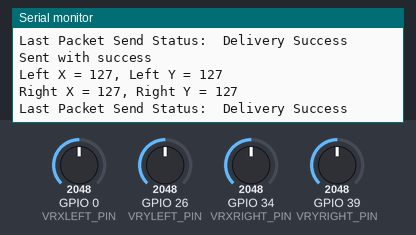
This sketch was run on a simulated ESP32. On the bench: the last lines printed to the serial monitor. Inputs (shaded band) come from the test bench; at power-on: GPIO 0 (VRXLEFT_PIN) = 2048, GPIO 26 (VRYLEFT_PIN) = 2048, GPIO 34 (VRXRIGHT_PIN) = 2048, GPIO 39 (VRYRIGHT_PIN) = 2048.

Above: at 2.8 s.
2.9 s: GPIO 0 (VRXLEFT_PIN) set to 2866
At 5.2 s:
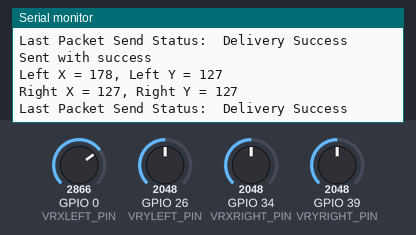
5.6 s: GPIO 26 (VRYLEFT_PIN) set to 2866
At 6.9 s:
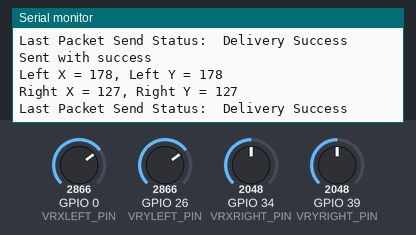
8.3 s: GPIO 34 (VRXRIGHT_PIN) set to 2866
At 10.8 s:
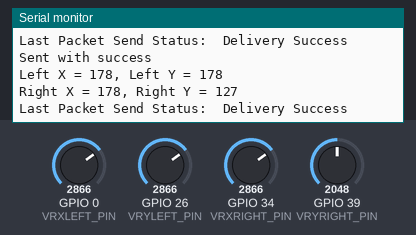
11.0 s: GPIO 39 (VRYRIGHT_PIN) set to 2866
At 12.9 s:
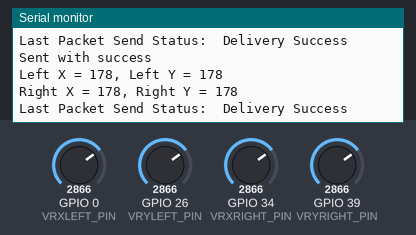
13.7 s: GPIO 0 (VRXLEFT_PIN) set to 3972
At 14.5 s:
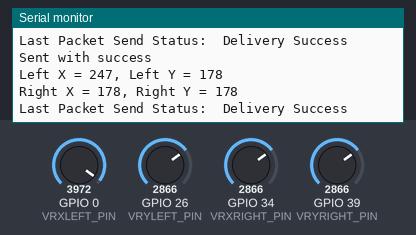
16.4 s: GPIO 26 (VRYLEFT_PIN) set to 3972
At 18.9 s:
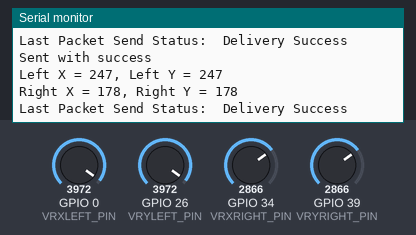
Timing chart, 0 to 20.1 s (numbered marks = the images above; inputs shaded):
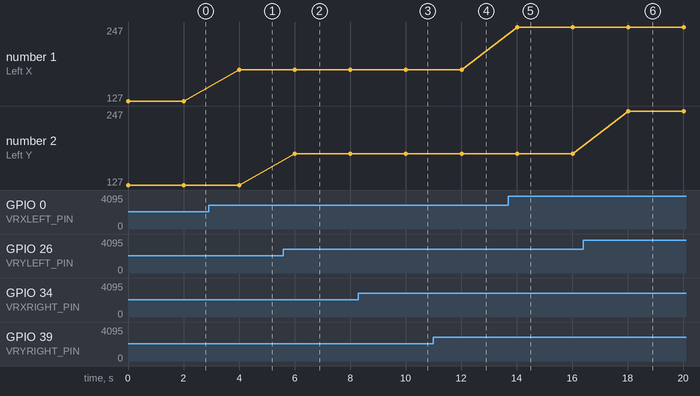

Measured:
- after the input at 2.9 s, the serial monitor: prints a new line after 1.1 s (image 1)
- after the input at 5.6 s, the serial monitor: prints a new line after 0.41 s (image 2)
- after the input at 8.3 s, the serial monitor: prints a new line after 1.7 s (image 3)
- after the input at 11.0 s, the serial monitor: prints a new line after 1.0 s (image 4)
- after the input at 13.7 s, the serial monitor: prints a new line after 0.32 s (image 5)
- after the input at 16.4 s, the serial monitor: prints a new line after 1.6 s (image 6)
- plotted number 1: 127 → 178 after the input at 2.9 s, 178 → 247 after the input at 13.7 s

The sketch:

remote.ino
```cpp
#include <esp_now.h>
#include <WiFi.h>

// Define joystick pins
const int VRXLEFT_PIN = 0;  // ESP32 pin GPIO36 (ADC0)
const int VRYLEFT_PIN = 26; // ESP32 pin GPIO39 (ADC0)
const int VRXRIGHT_PIN = 34; // ESP32 pin GPIO34 (ADC0)
const int VRYRIGHT_PIN = 39; // ESP32 pin GPIO35 (ADC0)

// Variables to store joystick values
int valueLeftX = 0;  // to store the X-axis value
int valueLeftY = 0;  // to store the Y-axis value
int valueRightX = 0; // to store the X-axis value
int valueRightY = 0; // to store the Y-axis value

// Mac Address
uint8_t broadcastAddress[] = {0x08, 0xD1, 0xF9, 0x22, 0xBF, 0xA0};

// Structure to send data
typedef struct struct_message {
  int valueLeftX;
  int valueLeftY;
  int valueRightX;
  int valueRightY;
} struct_message;

struct_message myData;
esp_now_peer_info_t peerInfo;

// Callback when data is sent
void OnDataSent(const uint8_t *mac_addr, esp_now_send_status_t status) {
  Serial.print("\r\nLast Packet Send Status:\t");
  Serial.println(status == ESP_NOW_SEND_SUCCESS ? "Delivery Success" : "Delivery Fail");
}

void setup() {
  // Initialize Serial Monitor
  Serial.begin(115200);
  Serial.println("Setup started");

  // Set device as a Wi-Fi Station
  WiFi.mode(WIFI_STA);

  // Initialize ESP-NOW
  if (esp_now_init() != ESP_OK) {
    Serial.println("Error initializing ESP-NOW");
    return;
  }

  // Register for Send Callback to get the status of transmitted packet
  esp_now_register_send_cb(OnDataSent);

  // Register peer
  memcpy(peerInfo.peer_addr, broadcastAddress, 6);
  peerInfo.channel = 0;
  peerInfo.encrypt = false;

  // Add peer
  if (esp_now_add_peer(&peerInfo) != ESP_OK) {
    Serial.println("Failed to add peer");
    return;
  }
  Serial.println("Setup completed");
}

void loop() {
  // Read X and Y analog values
  valueLeftX = analogRead(VRXLEFT_PIN);
  valueLeftY = analogRead(VRYLEFT_PIN);
  valueRightX = analogRead(VRXRIGHT_PIN);
  valueRightY = analogRead(VRYRIGHT_PIN);

  // Map the analog readings (0-4095) to (0-255)
  valueLeftX = map(valueLeftX, 0, 4095, 0, 255);
  valueLeftY = map(valueLeftY, 0, 4095, 0, 255);
  valueRightX = map(valueRightX, 0, 4095, 0, 255);
  valueRightY = map(valueRightY, 0, 4095, 0, 255);

  // Populate the struct with joystick values
  myData.valueLeftX = valueLeftX;
  myData.valueLeftY = valueLeftY;
  myData.valueRightX = valueRightX;
  myData.valueRightY = valueRightY;

  // Send message via ESP-NOW
  esp_err_t result = esp_now_send(broadcastAddress, (uint8_t *) &myData, sizeof(myData));

  if (result == ESP_OK) {
    Serial.println("Sent with success");
  } else {
    Serial.println("Error sending the data");
  }

  // Print data to Serial Monitor on Arduino IDE
  Serial.print("Left X = ");
  Serial.print(valueLeftX);
  Serial.print(", Left Y = ");
  Serial.println(valueLeftY);

  Serial.print("Right X = ");
  Serial.print(valueRightX);
  Serial.print(", Right Y = ");
  Serial.println(valueRightY);

  delay(2000); // Increased delay to match the packet sending interval
}
```
